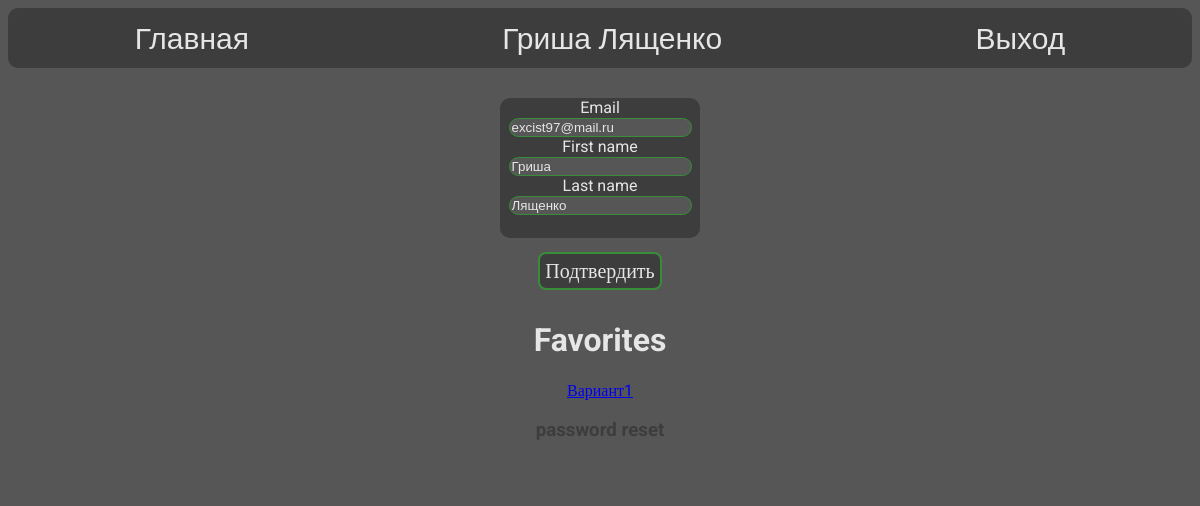
The app's page /users/personal_account (signed in) with its own data.
### users/models.py (models this page shows, shortened)
class CustomUser(AbstractUser):
    first_name = models.CharField(max_length=100, blank=False)
    last_name = models.CharField(max_length=100, blank=False)
    favorites = models.ManyToManyField(Variant)

### generator/models.py (models this page shows, shortened)
class Variant(models.Model):
    title = models.CharField(max_length=100, blank=True)
    task1 = models.ForeignKey(Task1, on_delete=models.PROTECT)
    task2 = models.ForeignKey(Task2, on_delete=models.PROTECT)
    task3 = models.ForeignKey(Task3, on_delete=models.PROTECT)
    task4 = models.ForeignKey(Task4, on_delete=models.PROTECT)
    task5 = models.ForeignKey(Task5, on_delete=models.PROTECT)
    task6 = models.ForeignKey(Task6, on_delete=models.PROTECT)
    task7 = models.ForeignKey(Task7, on_delete=models.PROTECT)
    task8 = models.ForeignKey(Task8, on_delete=models.PROTECT)
    task9 = models.ForeignKey(Task9, on_delete=models.PROTECT)
    task10 = models.ForeignKey(Task10, on_delete=models.PROTECT)
    task11 = models.ForeignKey(Task11, on_delete=models.PROTECT)
    task12 = models.ForeignKey(Task12, on_delete=models.PROTECT)
    task13 = models.ForeignKey(Task13, on_delete=models.PROTECT)
    task14 = models.ForeignKey(Task14, on_delete=models.PROTECT)
    task15 = models.ForeignKey(Task15, on_delete=models.PROTECT)
    task16 = models.ForeignKey(Task16, on_delete=models.PROTECT)
    task17 = models.ForeignKey(Task17, on_delete=models.PROTECT)
    task18 = models.ForeignKey(Task18, on_delete=models.PROTECT)
    task19 = models.ForeignKey(Task19, on_delete=models.PROTECT)
    task20 = models.ForeignKey(Task20, on_delete=models.PROTECT)
    task21 = models.ForeignKey(Task21, on_delete=models.PROTECT)
    task22 = models.ForeignKey(Task22, on_delete=models.PROTECT)
    task23 = models.ForeignKey(Task23, on_delete=models.PROTECT)
    task24 = models.ForeignKey(Task24, on_delete=models.PROTECT)
    task25 = models.ForeignKey(Task25, on_delete=models.PROTECT)
    task26 = models.ForeignKey(Task26, on_delete=models.PROTECT)
    task27 = models.ForeignKey(Task27, on_delete=models.PROTECT)
    def get_absolute_url(self):
        return reverse('ready_var', kwargs={'pk': self.pk, 'select': '7ffffff'})
    class Meta:
        verbose_name = 'Вариант'
        verbose_name_plural = 'Варианты'

### users/views.py (the view, shortened to what this page needs)
# urls.py: path("personal_account", PersonalAccount.as_view(), name="personal_account")
class PersonalAccount(View):
    template_name = "users/personal_account.html"
    def get(self, request):
        variants = {}
        if request.user.favorites.all():
            for var in request.user.favorites.all():
                variants[var.pk] = Variant.objects.get(pk=var.pk)
        context = {
            "form": UserWebChangeForm(initial={"email": request.user.email, "first_name": request.user.first_name,
                                               "last_name": request.user.last_name}),
            "favorites": variants
        }
        return render(request, self.template_name, context)

### users/forms.py
class UserWebChangeForm(forms.Form):
    email = forms.EmailField(
        max_length=100,
        required=True,
        widget=forms.TextInput(attrs={'class': 'form-control', 'placeholder': 'Email'}),
    )
    first_name = forms.CharField(
        max_length=100,
        required=True,
        widget=forms.TextInput(attrs={'class': 'form-control', 'placeholder': 'First Name'}),
    )
    last_name = forms.CharField(
        max_length=100,
        required=True,
        widget=forms.TextInput(attrs={'class': 'form-control', 'placeholder': 'Last Name'}),
    )
    class Meta:
        model = User
        fields = [
            "email", "first_name", "last_name"
        ]

### users/templates/users/personal_account.html (shortened to what this page needs)
{% extends "base.html" %}
{% block content %}
<form action="{% url 'personal_account' %}" method="post">
  <div class="main">
    {% for i in form %}
      {{ i.label }}
      {{ i }}
    {% endfor %}
  </div>
  <br>
  <button type="submit" class="btn btn-success">Подтвердить</button>
</form>
<div>
  <h1>Favorites</h1>
  {% for i, j in favorites.items %}
    <p><a href="{{ j.get_absolute_url }}">Вариант{{ i }}</a></p>
  {% endfor %}
</div>
<h3><a href="{% url 'password_reset' %}" class="password">password reset</a></h3>
<br>
{% endblock %}

### templates/inc/_nav.html (shortened to what this page needs)
<nav class="navbar navbar-light bg-light">
  <a class="navbar-brand" href="{% url 'home' %}">
    Главная
  </a>
  {% if user.is_authenticated %}
  <a class="navbar-brand" href="{% url 'personal_account' %}">{{ user.first_name }} {{ user.last_name }}</a>
  <a class="navbar-brand" href="{% url 'logout' %}">
    Выход
  </a>
  {% else %}
    <a class="navbar-brand login" href="{% url 'login' %}">Войти</a>
    <a class="navbar-brand" href="{% url 'register' %}">Регитрация</a>
    {% endif %}
</nav>

### templates/inc/_nav.html (style rules this page uses)
.navbar { background-color: #3D3D3D; height: 60px; display: flex; justify-content: space-around; border: 1px solid; margin-right: auto; margin-left: auto; border: 0; border-radius: 10px; }
.navbar-brand { background-color: #3D3D3D; text-decoration: none; color: #E6E6E6; font-size: 30px; margin-top: auto; margin-bottom: auto; font-family: 'Roboto', sans-serif; padding: 6px; border-radius: 5px; transition: 0.1s linear; }

### users/templates/users/personal_account.html (style rules this page uses)
.password { text-decoration: none; color: #3D3D3D; font-family: 'Roboto'; transition: 0.3s linear; }
.main { margin-top: 30px; display: block; width: 200px; height: 140px; margin-left: auto; margin-right: auto; border-radius: 10px; background-color: #3D3D3D; }
.form-control { color: #E6E6E6; border-radius: 10px; border: 1px solid #378D3A; }
.btn { margin-top: -5px; margin-bottom: 10px; transition: 0.2s linear; color: #E6E6E6; padding: 5px; border-radius: 8px; font-size: 20px; font-family: 'Roboto'; border: 1px solid; border: 0; background-color: #3D3D3D; border: 2px solid #378D3A; }

### templates/base.html (style rules this page uses)
* { background-color: #565656; }

### records on screen
CustomUser: first_name "Гриша", last_name "Лященко", form "excist97@mail.ru" "Гриша" "Лященко"
Variant: i "1"

### other values on screen
{{ i.label }} "Email" "First name" "Last name"
